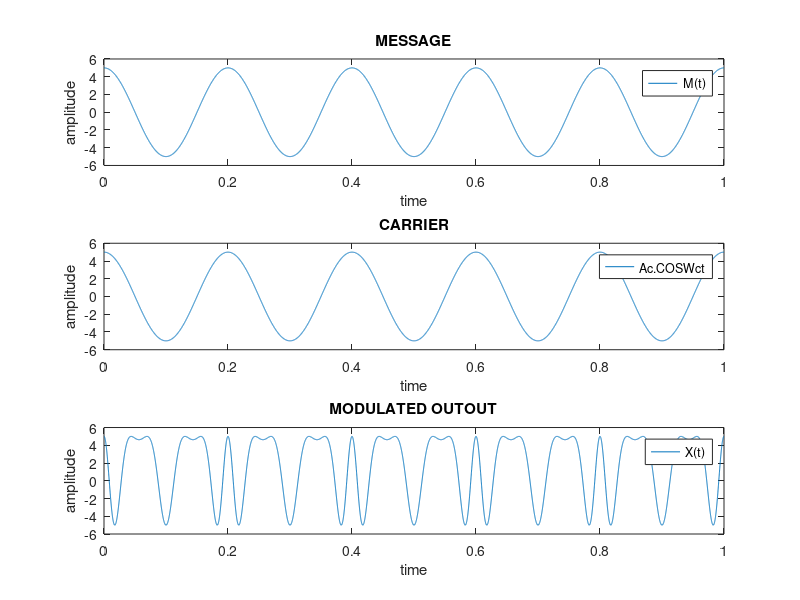

MATLAB code for this plot:
clc
close all;
clear all;
t=0:0.0001:1;
kf=input('enter the constant value');
fm=input('enter frequency msg');
am=input('enter the amplitude msg');
fc=input('enter frequency cry');
ac=input('enter the amplitude cry');
x=(kf*am)/fm;
p=sin(2*pi*fm*t)*x;
q=(2*pi*fc*t);
y=ac*cos(q+p);
grid on;
hold on;

%plot
subplot(3,1,1),plot(t,am*cos(2*pi*fm*t));
xlabel('time');
ylabel('amplitude');
legend('M(t)');
title('MESSAGE');


subplot(3,1,2),plot(t,ac*cos(2*pi*fc*t));
xlabel('time');
ylabel('amplitude');
legend('Ac.COSWct');
title('CARRIER');

%figure(2)
subplot(3,1,3),plot(t,y);
xlabel('time');
ylabel('amplitude');
legend('X(t)');
title('MODULATED OUTOUT');
